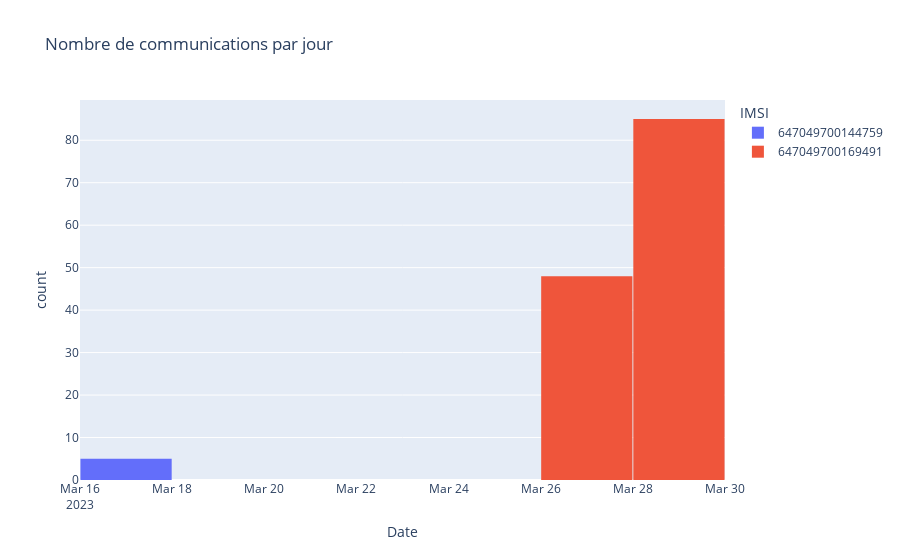

This figure's notebook cell:
### Code cell
fig = px.histogram(df_mt24, x="Date", color = "IMSI", nbins=total_days, title="Nombre de communications par jour")
fig.update_layout(bargap=0.01)
fig.show()

### Figure 1 — Plotly figure (JSON) as saved in the notebook; plotly's stock layout.template omitted (floating-point values rounded to 4 significant figures; data arrays with more than 128 entries replaced by an {"elided": "..."} marker saying what was removed)
{"data": [{"alignmentgroup": "True", "bingroup": "x", "hovertemplate": "IMSI=647049700144759<br>Date=%{x}<br>count=%{y}<extra></extra>", "legendgroup": "647049700144759", "marker": {"color": "#636efa", "pattern": {"shape": ""}}, "name": "647049700144759", "nbinsx": 11, "offsetgroup": "647049700144759", "orientation": "v", "showlegend": true, "type": "histogram", "x": ["2023-03-17T12:34:17", "2023-03-17T12:42:29", "2023-03-17T12:59:00", "2023-03-17T13:49:28", "2023-03-17T13:57:28"], "xaxis": "x", "yaxis": "y"}, {"alignmentgroup": "True", "bingroup": "x", "hovertemplate": "IMSI=647049700169491<br>Date=%{x}<br>count=%{y}<extra></extra>", "legendgroup": "647049700169491", "marker": {"color": "#EF553B", "pattern": {"shape": ""}}, "name": "647049700169491", "nbinsx": 11, "offsetgroup": "647049700169491", "orientation": "v", "showlegend": true, "type": "histogram", "x": {"elided": "133 str values"}, "xaxis": "x", "yaxis": "y"}], "layout": {"bargap": 0.01, "barmode": "relative", "legend": {"title": {"text": "IMSI"}, "tracegroupgap": 0}, "title": {"text": "Nombre de communications par jour"}, "xaxis": {"anchor": "y", "domain": [0, 1], "title": {"text": "Date"}}, "yaxis": {"anchor": "x", "domain": [0, 1], "title": {"text": "count"}}}}
